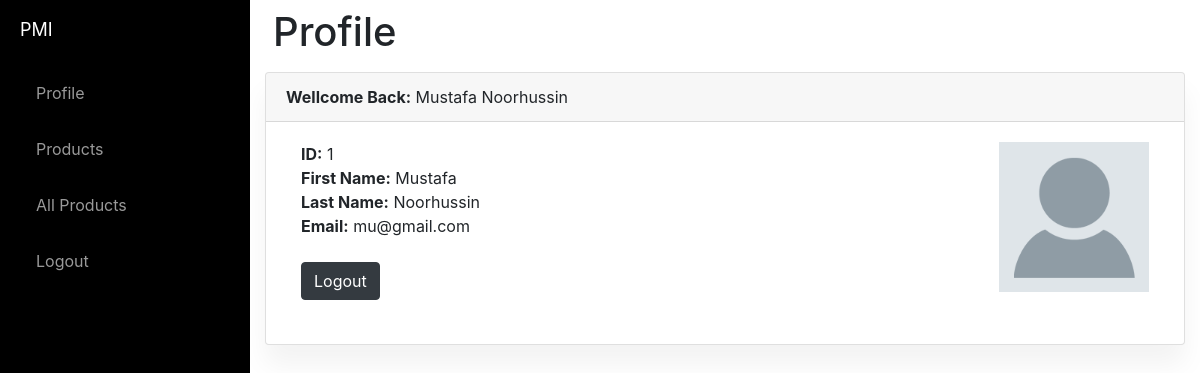
The app's page /profile (signed in) with its own data.
### website/models.py (models this page shows)
class User(db.Model, UserMixin):
    id = db.Column(db.Integer, primary_key=True)
    email = db.Column(db.String(150), unique=True)
    password = db.Column(db.String(150))
    first_name = db.Column(db.String(150))
    last_name = db.Column(db.String(150))
    product = db.relationship('Product')

### website/views.py (the view)
@views.route('/profile')
@login_required
def profile():
    employers = User.query.all()
    return render_template("profile.html", User=User, user=current_user)

### website/templates/profile.html
{% extends "base.html" %} {% block title %}Profile{% endblock %} {% block content%}
<div class="p-2">
    <h1>Profile</h1>
</div>
<div class="card">
    <div class="card-header">
        <strong>Wellcome Back:</strong> {{current_user.first_name[0]|upper}}{{current_user.first_name[1:] }}
        {{current_user.last_name[0]|upper}}{{current_user.last_name[1:] }}
    </div>
    <div class="card-body">
        <div class="container">
            <div class="row">
                <div class="col-8">
                    <strong>ID:</strong>
                    {{current_user.id}}<br>
                    <strong>First Name:</strong>
                    {{current_user.first_name[0]|upper}}{{current_user.first_name[1:] }}<br>
                    <strong>Last Name:</strong>
                    {{current_user.last_name[0]|upper}}{{current_user.last_name[1:] }}<br>
                    <strong>Email:</strong>
                    {{current_user.email}}
                    <br><br>
                    <a href="/logout" class="btn btn-dark">Logout</a><br><br>
                </div>
                <div class="col-4">
                    <img src="{{ url_for('static',filename='IMG/Avatar.png')}}" alt="Avatar" width="150" align="right">
                </div>
            </div>
        </div>
    </div>
</div>
{% endblock %}

### website/static/index.css (style rules this page uses)
body { background:#eee; }
body { overflow-x: hidden; }
.card { box-shadow: 0 20px 27px 0 rgb(0 0 0 / 5%); }
.card { position: relative; display: flex; flex-direction: column; min-width: 0; word-wrap: break-word; background-color: #fff; background-clip: border-box; border: 0 solid rgba(0,0,0,.125); border-radius: 1rem; }
.card-body { -webkit-box-flex: 1; -ms-flex: 1 1 auto; flex: 1 1 auto; padding: 1.5rem 1.5rem; }

### records on screen
User: first_name "M", first_name "ustafa", last_name "N", last_name "oorhussin", id "1", email "mu@gmail.com"
